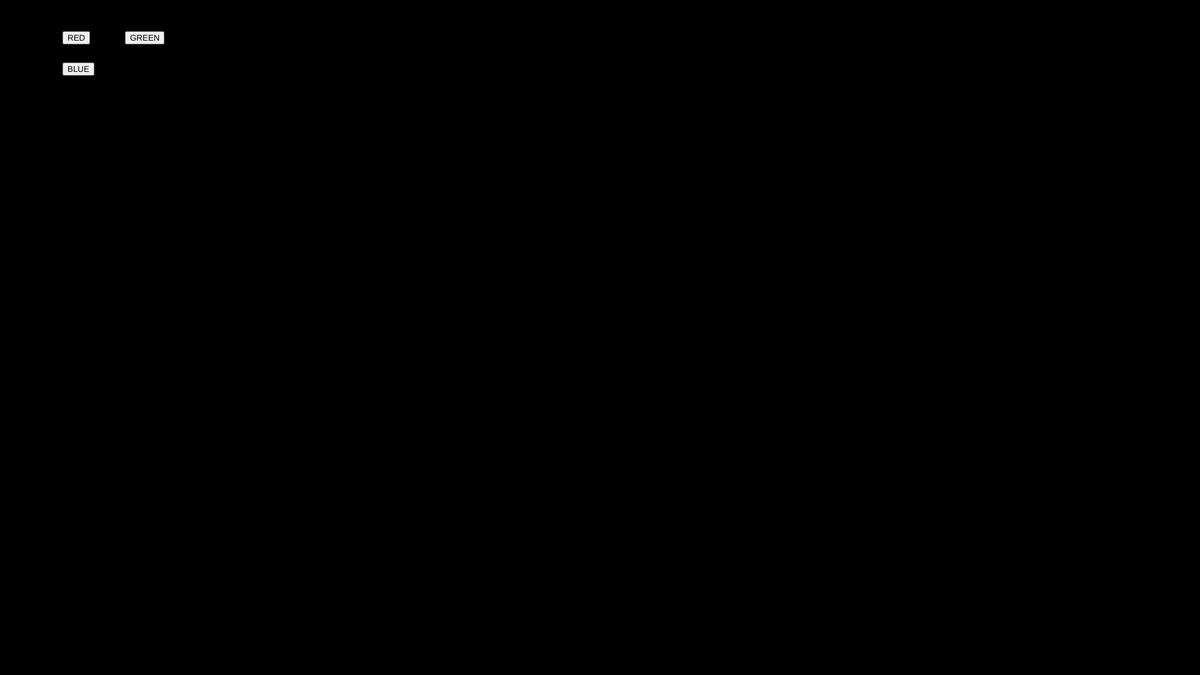
Frame 1 (no input)
Frame 60 (no input): identical to frame 1, image omitted
Frame 120 (the mouse pressed at the canvas centre since frame 60): identical to frame 1, image omitted

The p5.js sketch that drew this single still picture (run headless with seeded random() and noise() and a simulated clock; from frame 60 on, the mouse is pressed at the canvas centre):

// p5.js sketch
// ── sketch.js
var btn_red;
var btn_green;
var btn_blue;
var r = 0;
var g = 0;
var b = 0;

function setup() {
  createCanvas(1920, 1080);  
btn_red=createButton("RED");
btn_red.position(100,50)
btn_red.mousePressed(red_bg)

btn_green=createButton("GREEN");
btn_green.position(200,50)
btn_green.mousePressed(green_bg)

btn_blue=createButton("BLUE");
btn_blue.position(100,100)
btn_blue.mousePressed(blue_bg)
}




function draw() {
  background(r,g,b);

  
}

function red_bg()
  {
    r=100
    g=0
    b=0
    }
    function green_bg()
    {
      r=0
      g=100
      b=0
      }
      function blue_bg()
      {
        r=0
        g=0
        b=100
        }
